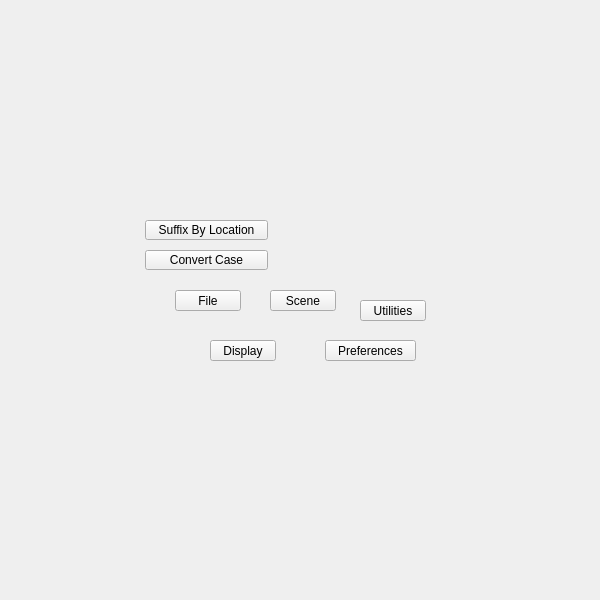
<?xml version="1.0" encoding="UTF-8"?>
<ui version="4.0">
 <class>QtUi</class>
 <widget class="QMainWindow" name="QtUi">
  <property name="enabled">
   <bool>true</bool>
  </property>
  <property name="geometry">
   <rect>
    <x>0</x>
    <y>0</y>
    <width>600</width>
    <height>600</height>
   </rect>
  </property>
  <property name="sizePolicy">
   <sizepolicy hsizetype="Ignored" vsizetype="Ignored">
    <horstretch>0</horstretch>
    <verstretch>0</verstretch>
   </sizepolicy>
  </property>
  <property name="minimumSize">
   <size>
    <width>0</width>
    <height>0</height>
   </size>
  </property>
  <property name="maximumSize">
   <size>
    <width>600</width>
    <height>600</height>
   </size>
  </property>
  <property name="cursor">
   <cursorShape>ArrowCursor</cursorShape>
  </property>
  <property name="whatsThis">
   <string>main</string>
  </property>
  <property name="toolButtonStyle">
   <enum>Qt::ToolButtonIconOnly</enum>
  </property>
  <property name="tabShape">
   <enum>QTabWidget::Triangular</enum>
  </property>
  <property name="dockNestingEnabled">
   <bool>true</bool>
  </property>
  <property name="dockOptions">
   <set>QMainWindow::AllowNestedDocks|QMainWindow::AllowTabbedDocks|QMainWindow::AnimatedDocks|QMainWindow::ForceTabbedDocks</set>
  </property>
  <widget class="QWidget" name="widget">
   <property name="sizePolicy">
    <sizepolicy hsizetype="Ignored" vsizetype="Ignored">
     <horstretch>0</horstretch>
     <verstretch>0</verstretch>
    </sizepolicy>
   </property>
   <widget class="QPushButton" name="i017">
    <property name="geometry">
     <rect>
      <x>175</x>
      <y>290</y>
      <width>66</width>
      <height>21</height>
     </rect>
    </property>
    <property name="minimumSize">
     <size>
      <width>0</width>
      <height>21</height>
     </size>
    </property>
    <property name="maximumSize">
     <size>
      <width>16777215</width>
      <height>21</height>
     </size>
    </property>
    <property name="toolTip">
     <string/>
    </property>
    <property name="whatsThis">
     <string>file</string>
    </property>
    <property name="text">
     <string>File</string>
    </property>
   </widget>
   <widget class="QPushButton" name="i032">
    <property name="geometry">
     <rect>
      <x>210</x>
      <y>340</y>
      <width>66</width>
      <height>21</height>
     </rect>
    </property>
    <property name="minimumSize">
     <size>
      <width>0</width>
      <height>21</height>
     </size>
    </property>
    <property name="maximumSize">
     <size>
      <width>16777215</width>
      <height>21</height>
     </size>
    </property>
    <property name="whatsThis">
     <string>display</string>
    </property>
    <property name="text">
     <string>Display</string>
    </property>
   </widget>
   <widget class="QPushButton" name="i003">
    <property name="geometry">
     <rect>
      <x>270</x>
      <y>290</y>
      <width>66</width>
      <height>21</height>
     </rect>
    </property>
    <property name="minimumSize">
     <size>
      <width>0</width>
      <height>21</height>
     </size>
    </property>
    <property name="maximumSize">
     <size>
      <width>16777215</width>
      <height>21</height>
     </size>
    </property>
    <property name="whatsThis">
     <string>scene</string>
    </property>
    <property name="text">
     <string>Scene</string>
    </property>
   </widget>
   <widget class="QPushButton" name="i022">
    <property name="geometry">
     <rect>
      <x>325</x>
      <y>340</y>
      <width>91</width>
      <height>21</height>
     </rect>
    </property>
    <property name="minimumSize">
     <size>
      <width>0</width>
      <height>21</height>
     </size>
    </property>
    <property name="maximumSize">
     <size>
      <width>999</width>
      <height>21</height>
     </size>
    </property>
    <property name="toolTip">
     <string>Preferences</string>
    </property>
    <property name="whatsThis">
     <string>preferences</string>
    </property>
    <property name="text">
     <string>Preferences</string>
    </property>
   </widget>
   <widget class="QPushButton" name="i020">
    <property name="geometry">
     <rect>
      <x>360</x>
      <y>300</y>
      <width>66</width>
      <height>21</height>
     </rect>
    </property>
    <property name="minimumSize">
     <size>
      <width>0</width>
      <height>21</height>
     </size>
    </property>
    <property name="maximumSize">
     <size>
      <width>16777215</width>
      <height>21</height>
     </size>
    </property>
    <property name="cursor">
     <cursorShape>IBeamCursor</cursorShape>
    </property>
    <property name="whatsThis">
     <string>utilities</string>
    </property>
    <property name="text">
     <string>Utilities</string>
    </property>
   </widget>
   <widget class="PushButton" name="tb000">
    <property name="enabled">
     <bool>true</bool>
    </property>
    <property name="geometry">
     <rect>
      <x>145</x>
      <y>250</y>
      <width>123</width>
      <height>20</height>
     </rect>
    </property>
    <property name="minimumSize">
     <size>
      <width>0</width>
      <height>20</height>
     </size>
    </property>
    <property name="maximumSize">
     <size>
      <width>999</width>
      <height>20</height>
     </size>
    </property>
    <property name="toolTip">
     <string>&lt;html&gt;&lt;head/&gt;&lt;body&gt;&lt;p&gt;Convert the case of scene object names.&lt;/p&gt;&lt;p&gt;If nothing is selected all scene objects will be renamed.&lt;/p&gt;&lt;/body&gt;&lt;/html&gt;</string>
    </property>
    <property name="text">
     <string>Convert Case</string>
    </property>
    <property name="iconSize">
     <size>
      <width>18</width>
      <height>18</height>
     </size>
    </property>
   </widget>
   <widget class="PushButton" name="tb001">
    <property name="enabled">
     <bool>true</bool>
    </property>
    <property name="geometry">
     <rect>
      <x>145</x>
      <y>220</y>
      <width>123</width>
      <height>20</height>
     </rect>
    </property>
    <property name="minimumSize">
     <size>
      <width>0</width>
      <height>20</height>
     </size>
    </property>
    <property name="maximumSize">
     <size>
      <width>999</width>
      <height>20</height>
     </size>
    </property>
    <property name="toolTip">
     <string>Rename objects with a suffix defined by its location from origin.</string>
    </property>
    <property name="text">
     <string>Suffix By Location</string>
    </property>
    <property name="iconSize">
     <size>
      <width>18</width>
      <height>18</height>
     </size>
    </property>
   </widget>
  </widget>
 </widget>
 <customwidgets>
  <customwidget>
   <class>PushButton</class>
   <extends>QPushButton</extends>
   <header>widgets.pushbutton.h</header>
  </customwidget>
 </customwidgets>
 <resources/>
 <connections/>
 <designerdata>
  <property name="gridDeltaX">
   <number>5</number>
  </property>
  <property name="gridDeltaY">
   <number>10</number>
  </property>
  <property name="gridSnapX">
   <bool>true</bool>
  </property>
  <property name="gridSnapY">
   <bool>true</bool>
  </property>
  <property name="gridVisible">
   <bool>true</bool>
  </property>
 </designerdata>
</ui>
